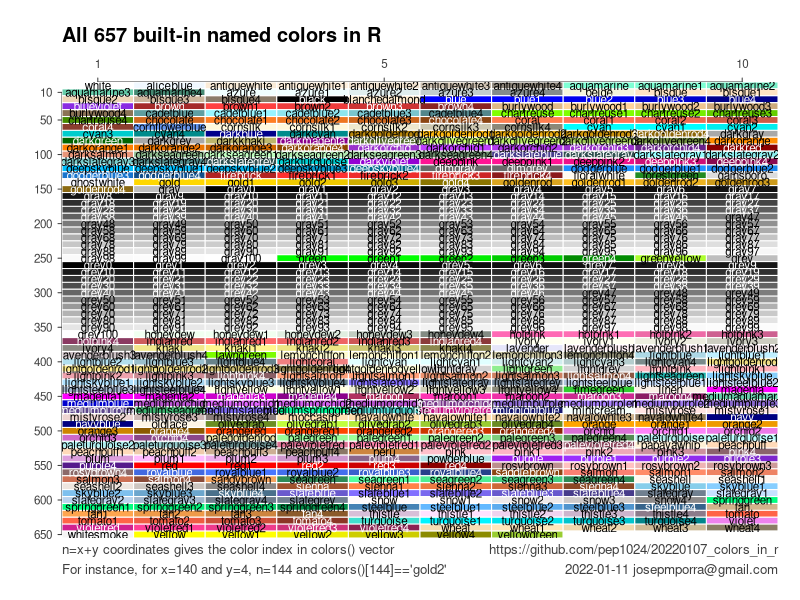

Here is the R script that generated this plot:
#' Plot all named color in R
#'
#' @return Png file with a plot of all 657 named color in R
#' @export
#'
#' @examples
all_colors_plot <- function(){
  
  # Based on the code in 
  # [R-gallery](https://www.r-graph-gallery.com/42-colors-names.html)  
  
  # Settings
  line <- 66
  col <- 10
  
  # properties for the plot
  old_par <- par(
    mar= c(1, 3, 4, 1) + 0.1, 
    oma = c(2, 0, 0, 0), 
    xaxs = 'i', yaxs = 'i', no.readonly = TRUE)
  
  # Empty chart
  plot(0, 0, type = "n", xlim = c(0, 1), ylim = c(0, 1), 
    axes = FALSE,
    xlab = "", ylab = "", )
  
  # axis guidelines
  axis_color <- "gray25"
  x_axis_pos <- - 1 / col / 2 + c(0.1, 0.5, 1)
  axis(3, at = x_axis_pos, labels = c(1, 5, 10), col = axis_color,
    col.axis = axis_color, cex.axis = 0.7, tcl = -0.2, mgp = c(3,0.5,0))
  y_axis_pos <- 1 - (1/line/2 + c(1, seq(5, 65, by = 5)) / line)
  axis(2, at = y_axis_pos, 
    labels = 10 * c(1, seq(5, 65, by = 5)), las = 2, col = axis_color,
    col.axis = axis_color, cex.axis = 0.7, tcl = -0.2, mgp = c(3,0.5,0))
  
  # sequence on 657 colors + 3 white
  seq_col <- c(1:657, rep(1, 3))
  
  # rect dimensions
  xl <- rep((0:(col - 1)/col),line)
  yb <- sort(rep((0:(line - 1)/line), col), decreasing=T)
  xr <- rep((1:col/col),line) 
  yt <- sort(rep((1:line/line), col), decreasing=T)
  
  # Add color background
  rect(  
    xl, yb, xr, yt,
    border = "white" , 
    col=colors()[seq_col])
  
  # text position
  x_text <- (xl + xr) / 2
  y_text <- (yb + yt) / 2
  
  # Change text color depending on color
  # Based on show_col() function in {scales} package
  # hcl <- farver::decode_colour(colors(), "rgb", "hcl")
  # label_col <- ifelse(hcl[, "l"] > 50, "black", 
  #   "white")
  # Based on R graphics by P. Murell
  huv <- convertColor(
    t(col2rgb(colors())/255), "sRGB", "Luv")
  label_col <- ifelse(huv[, "L"] > 50, "black", 
    "white")
  
  # Color names
  text(x_text, y_text, adj = c(0.5, 0.5),
    c(colors(), rep("", 3)), col = c(label_col, rep("white", 3)),
    cex=0.7)
  
  # title and other decorations
  
  title(main = "All 657 built-in named colors in R", adj = 0, line = 2)
  mtext("n=x+y coordinates gives the color index in colors() vector", 
    line = 0, side = 1, adj = 0, cex = 0.8, col = axis_color)
  mtext("For instance, for x=140 and y=4, n=144 and colors()[144]=='gold2'",
    line = 1, side = 1, adj = 0, cex = 0.8, col = axis_color)
  mtext("https://github.com/pep1024/20220107_colors_in_r", line = 0, side = 1, adj = 1,
    cex = 0.8, col = axis_color)
  mtext("2022-01-11 josepmporra@gmail.com", line = 1, side = 1, adj = 1,
    cex = 0.8, col = axis_color)
  par(old_par)
}

file_name <- "all_R_named_colors_plot.png"
if(!file.exists(file_name)) {
  png(file_name, 
    width = 1200, height = 1200, units = "px", res = 96)
  all_colors_plot()
  dev.off()
} else {
  message(paste0("File: ", file_name, " Already exists"))
}
